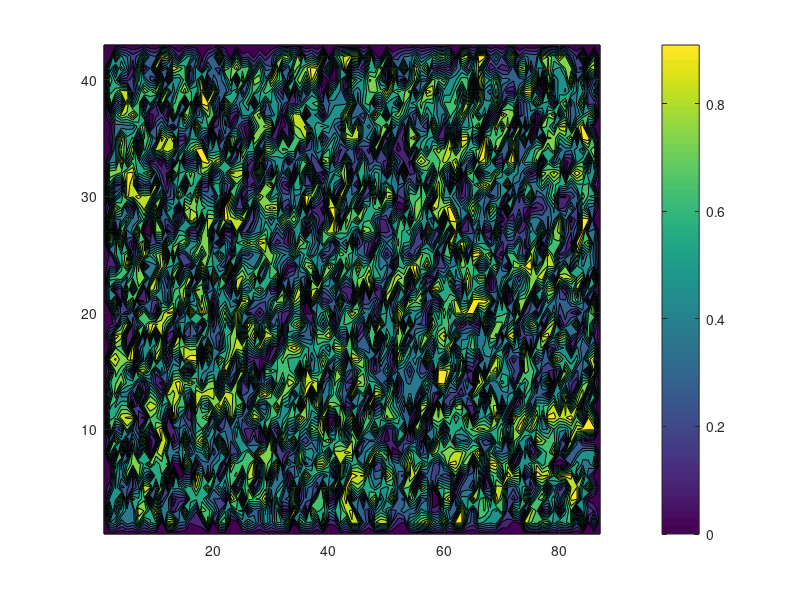

The MATLAB script that drew this image: (Note: this script raises an error after producing the figure.)
%% init_out_display 

% script to build initial 2D temprature field and display output file for
% Zhihua's simple 2D diffusion FORTRAN program 

% July 6 2018

clear
ny = 43; % grid points in y
nx = 87; % grid points in x


%% initial random

T = rand(ny,nx);
T(1,:) = 0;
T(end,:) = 0;
T(:,1) = 0;
T(:,end) = 0;

figure('position', [0, 0, 800, 400])
contourf(T)
colorbar

T = reshape(T, ny*nx, 1);

fileID = fopen('/Users/Danny/Downloads/Practice/fortran_training/exercises/ex4/initial_T.dat','w');
fprintf(fileID,'%5.2f\n',T);
fclose(fileID);


%% initial spike


T = zeros(ny,nx);
T((ny+1)/2,(nx+1)/2) = 1;

figure('position', [0, 0, 800, 400])
contourf(T)
colorbar

T = reshape(T, ny*nx, 1);
fileID = fopen('/Users/Danny/Downloads/Practice/fortran_training/exercises/ex4/initial_T.dat','w');
fprintf(fileID,'%5.2f\n',T);
fclose(fileID);

%% plot the output

load '/Users/Danny/Downloads/Practice/fortran_training/exercises/ex4/final_T.dat'

final_T = reshape(final_T, ny, nx);

figure('position', [0, 0, 800, 400])
contourf(final_T)
colorbar
